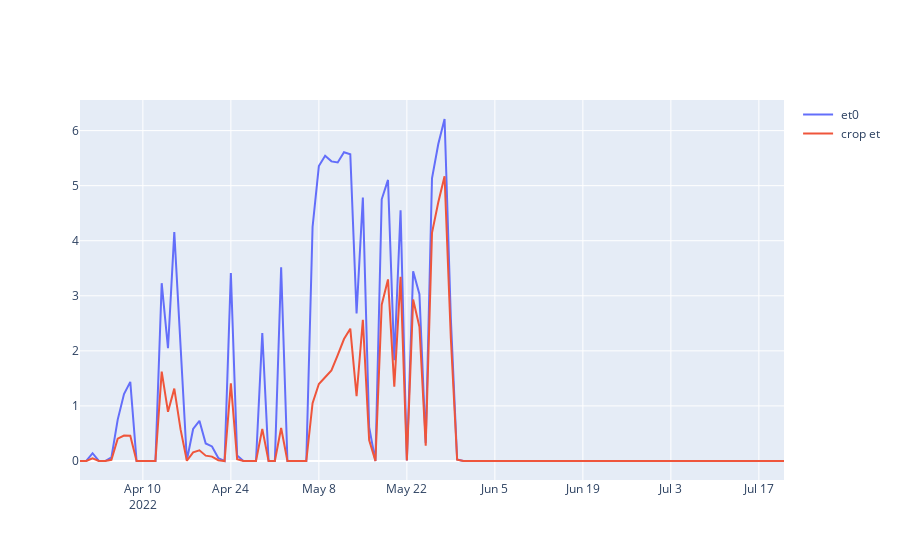

The code cell stored with this chart in its notebook:
### Code cell
# figure = go.FigureWidget(
#         data=[
#         go.Scatter(
#             x=daily["time"],
#             y=daily["et"],
#             name=" et0 ",
            
#         ),
#         go.Scatter(
#             x=daily["time"],
#             y=daily["etc"],
#             name=" crop et ",
            
            
#         )
       
               
#         ]
   
#         )
# figure.show()
